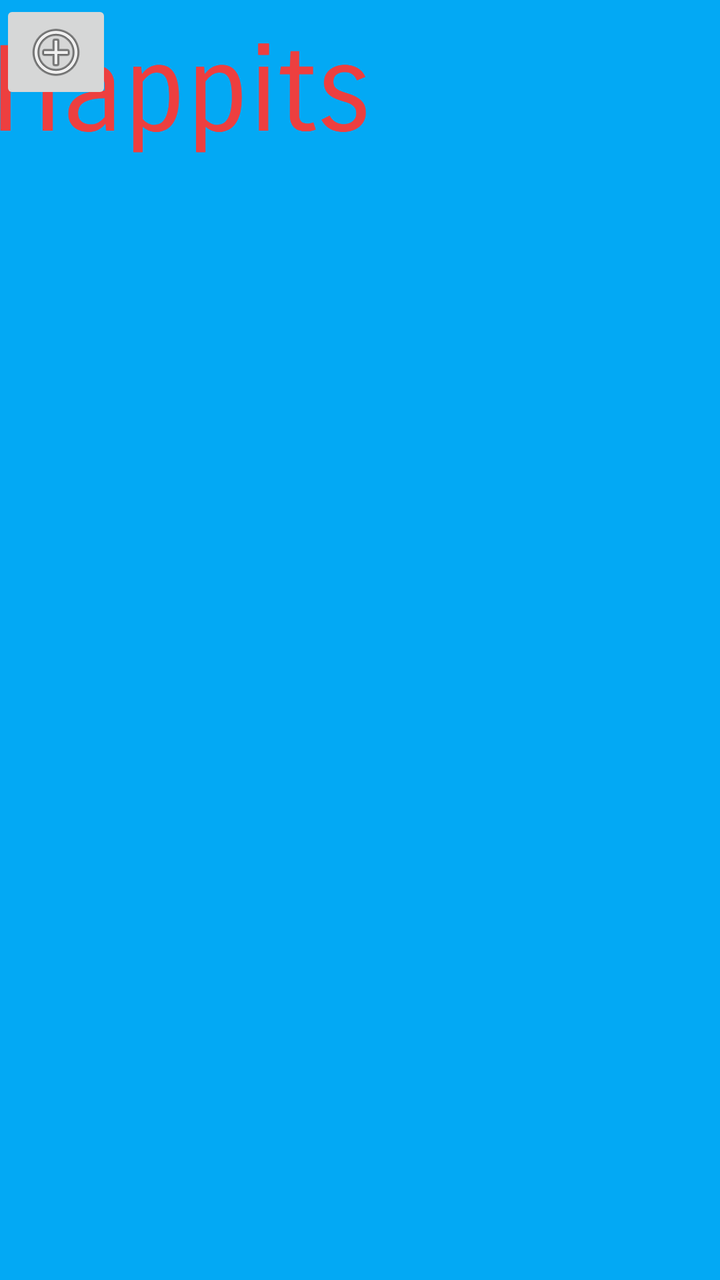
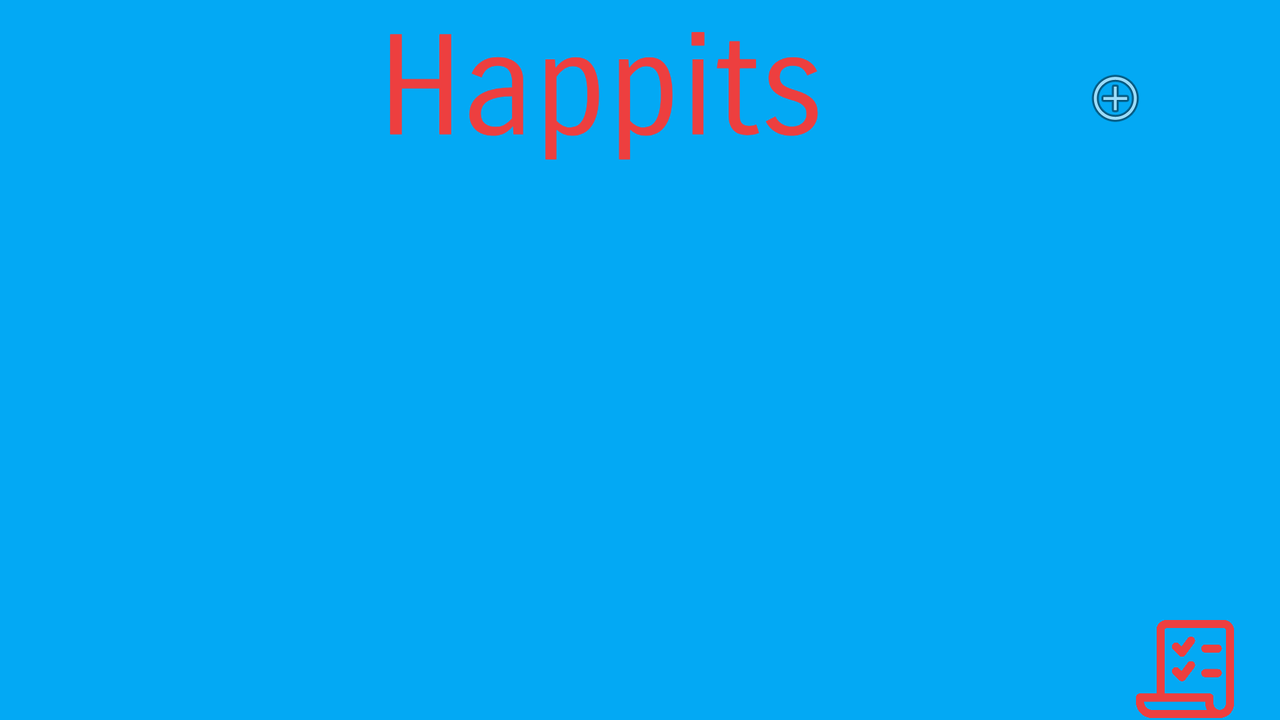

Compare how this app lays out the same screen by default and in its alternative resource folder. The renders come first, then the two layout files and the values they reference.
<!-- AndroidManifest.xml: application theme AppTheme -->
<!-- res/layout/activity_list_habits.xml -->
<?xml version="1.0" encoding="utf-8"?>

<android.support.constraint.ConstraintLayout xmlns:android="http://schemas.android.com/apk/res/android"
    xmlns:app="http://schemas.android.com/apk/res-auto"
    xmlns:tools="http://schemas.android.com/tools"
    android:layout_width="match_parent"
    android:layout_height="match_parent"
    tools:context="ca.on.conestogac.kjproject.ListHabitsActivity">

    <ImageView
        android:id="@+id/imageView5"
        android:layout_width="183dp"
        android:layout_height="98dp"
        app:srcCompat="@drawable/happits_word"
        tools:layout_editor_absoluteX="89dp"
        tools:layout_editor_absoluteY="16dp" />

    <ImageButton
        android:id="@+id/imageButton"
        android:layout_width="wrap_content"
        android:layout_height="wrap_content"
        app:srcCompat="@android:drawable/ic_menu_add"
        tools:layout_editor_absoluteX="299dp"
        tools:layout_editor_absoluteY="33dp" />

    <ListView
        android:layout_width="368dp"
        android:layout_height="437dp"
        tools:layout_editor_absoluteX="8dp"
        tools:layout_editor_absoluteY="122dp" />
</android.support.constraint.ConstraintLayout>
<!-- resources referenced by this layout -->
<resources>
  <!-- drawable happits_word: png bitmap (drawable, 41657 bytes) -->
  <!-- from res/values-v21/ -->
  <style name="AppTheme" parent="Theme.AppCompat.Light.NoActionBar">
          
          <item name="colorPrimary">@color/colorPrimary</item>
          <item name="colorPrimaryDark">@android:color/holo_blue_bright</item>
          <item name="colorAccent">@color/colorAccent</item>
          <item name="android:colorBackground">@color/colorPrimary</item>
          <item name="android:textColorPrimaryInverse">@color/colorAccent</item>
          <item name="android:textColorSecondaryInverse">@android:color/holo_blue_bright</item>
          <item name="android:textColorPrimary">@android:color/black</item>
          <item name="android:navigationBarColor">@android:color/holo_blue_bright</item>
          <item name="android:colorForeground">@color/colorPrimary</item>
          <item name="android:textColorSecondary">@color/colorAccent</item>
      </style>
  <color name="colorPrimary">#03a9f4</color>
  <color name="colorAccent">#6af7b1</color>
</resources>
<!-- res/layout-land/activity_list_habits.xml (the repository's variant of the layout above) -->
<!-- drawn on the phone turned sideways -->
<?xml version="1.0" encoding="utf-8"?>
<android.support.constraint.ConstraintLayout xmlns:android="http://schemas.android.com/apk/res/android"
    xmlns:app="http://schemas.android.com/apk/res-auto"
    xmlns:tools="http://schemas.android.com/tools"
    android:layout_width="match_parent"
    android:layout_height="match_parent"
    tools:context="ca.on.conestogac.kjproject.ListHabitsActivity"
    tools:layout_editor_absoluteY="25dp">

    <ImageView
        android:id="@+id/imageView5"
        android:layout_width="351dp"
        android:layout_height="64dp"
        android:layout_marginBottom="8dp"
        android:layout_marginEnd="27dp"
        android:layout_marginStart="89dp"
        android:layout_marginTop="16dp"
        app:layout_constraintBottom_toTopOf="@+id/lstHabits"
        app:layout_constraintEnd_toStartOf="@+id/imageButton"
        app:layout_constraintStart_toStartOf="parent"
        app:layout_constraintTop_toTopOf="parent"
        app:srcCompat="@drawable/happits_word" />

    <ImageButton
        android:id="@+id/imageButton"
        android:layout_width="wrap_content"
        android:layout_height="wrap_content"
        android:layout_marginBottom="245dp"
        android:layout_marginEnd="29dp"
        android:layout_marginTop="33dp"
        android:background="@null"
        android:onClick="createHabit"
        app:layout_constraintBottom_toTopOf="@+id/imageView9"
        app:layout_constraintEnd_toEndOf="parent"
        app:layout_constraintStart_toEndOf="@+id/imageView5"
        app:layout_constraintTop_toTopOf="parent"
        app:srcCompat="@android:drawable/ic_menu_add" />

    <ListView
        android:id="@+id/lstHabits"
        android:layout_width="0dp"
        android:layout_height="0dp"
        android:layout_marginBottom="8dp"
        android:layout_marginEnd="8dp"
        android:layout_marginStart="8dp"
        app:layout_constraintBottom_toBottomOf="parent"
        app:layout_constraintEnd_toEndOf="parent"
        app:layout_constraintStart_toStartOf="parent"
        app:layout_constraintTop_toBottomOf="@+id/imageView5" />

    <ImageView
        android:id="@+id/imageView9"
        android:layout_width="63dp"
        android:layout_height="0dp"
        android:layout_marginBottom="1dp"
        android:layout_marginEnd="8dp"
        app:layout_constraintBottom_toBottomOf="parent"
        app:layout_constraintEnd_toEndOf="@+id/lstHabits"
        app:layout_constraintTop_toBottomOf="@+id/imageButton"
        app:srcCompat="@drawable/happits_image" />
</android.support.constraint.ConstraintLayout>
<!-- resources referenced by the variant -->
<!-- as the phone turned sideways resolves them -->
<resources>
  <!-- drawable happits_image: png bitmap (drawable, 89014 bytes) -->
  <!-- drawable happits_word: png bitmap (drawable, 41657 bytes) -->
  <!-- from res/values-v21/ -->
  <style name="AppTheme" parent="Theme.AppCompat.Light.NoActionBar">
          
          <item name="colorPrimary">@color/colorPrimary</item>
          <item name="colorPrimaryDark">@android:color/holo_blue_bright</item>
          <item name="colorAccent">@color/colorAccent</item>
          <item name="android:colorBackground">@color/colorPrimary</item>
          <item name="android:textColorPrimaryInverse">@color/colorAccent</item>
          <item name="android:textColorSecondaryInverse">@android:color/holo_blue_bright</item>
          <item name="android:textColorPrimary">@android:color/black</item>
          <item name="android:navigationBarColor">@android:color/holo_blue_bright</item>
          <item name="android:colorForeground">@color/colorPrimary</item>
          <item name="android:textColorSecondary">@color/colorAccent</item>
      </style>
  <color name="colorPrimary">#03a9f4</color>
  <color name="colorAccent">#6af7b1</color>
</resources>
